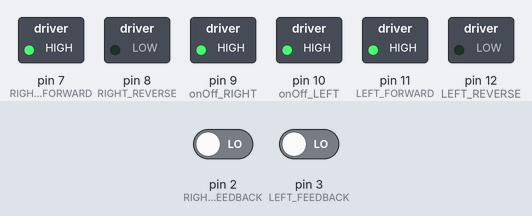
Recording of a sketch running on a simulated Arduino Uno, built with avr-gcc and run on an emulated ATmega328P. On the bench: switched loads named in the sketch (green lamp = pin HIGH). The test bench sets the inputs (shaded band); at power-on: pin 2 (RIGHT_FEEDBACK) LOW, pin 3 (LEFT_FEEDBACK) LOW. At 32.4 s the program stops and its outputs stay as they are.

Above: at 0.1 s.
At 10.6 s:
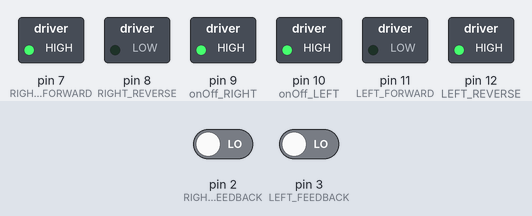
At 18.6 s:
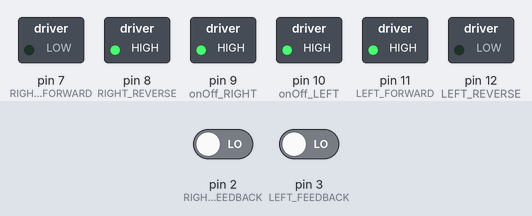
At 31.5 s:
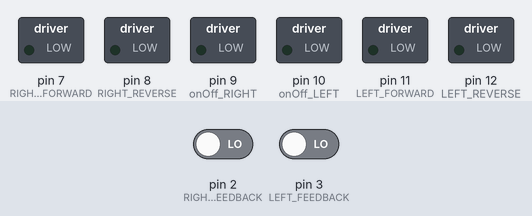
Timing chart, 0 to 33.0 s (numbered marks = the images above):
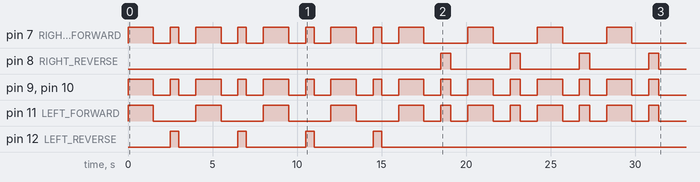

Measured:
- by itself, pin 7 (RIGHT_FORWARD): LOW → HIGH at 0.00 s, → LOW 1.5 s later, → HIGH 1.0 s later, → LOW 0.50 s later, … (24 changes in this stretch)
- by itself, pin 8 (RIGHT_REVERSE): LOW → HIGH at 18.5 s, → LOW 0.60 s later, → HIGH 3.5 s later, → LOW 0.60 s later, … (8 changes in this stretch)
- by itself, pin 9 (onOff_RIGHT), pin 10 (onOff_LEFT): moves between LOW and HIGH, repeating every 4.0 s
- by itself, pin 11 (LEFT_FORWARD): repeats every 4.1 s: HIGH 1.5 s, LOW 1.0 s, HIGH 0.60 s, LOW 1.0 s
- by itself, pin 12 (LEFT_REVERSE): alternates HIGH for 0.50 s and LOW for 3.5 s, 8 changes in all, then stays LOW

The sketch:

story_5_6_7_8.ino
```cpp
// Green
int const LEFT_FORWARD = 11;
int const RIGHT_FORWARD = 7;
// Red
int const LEFT_REVERSE = 12;
int const RIGHT_REVERSE = 8;
// Yellow
int const onOff_LEFT = 10;
int const onOff_RIGHT = 9;

int rotations = 870;

int turnLeftSpeedSlow = 100; //parameters used when turning gradual left
int turnLeftSpeedFast = 250;
int turnRightSpeedSlow = 100; //parameters used when turning gradual right
int turnRightSpeedFast = 250;
int leftSpeed = 100;
int rightSpeed = 100;
int diff; //difference between left and right motor readings

const int RIGHT_FEEDBACK = 2; // Pin numbers on Rover
const int LEFT_FEEDBACK = 3;

volatile int leftcounter = 0; // initiate counter to zero for start
volatile int rightcounter = 0; // counter could always be reset

void setup()
{
  pinMode(LEFT_FORWARD, OUTPUT);
  pinMode(RIGHT_FORWARD, OUTPUT);
  pinMode(LEFT_REVERSE, OUTPUT);
  pinMode(RIGHT_REVERSE, OUTPUT);
  pinMode(onOff_LEFT, OUTPUT);
  pinMode(onOff_RIGHT, OUTPUT);
  Serial.begin(115200);
  attachInterrupt(digitalPinToInterrupt(LEFT_FEEDBACK),LeftMotorISR,RISING);
  attachInterrupt(digitalPinToInterrupt(RIGHT_FEEDBACK),RightMotorISR,RISING);
}

void loop()
{
 story8();
}

void story8()
{
  forwardsAndLeftTurn(1500, 500);
  forwardsAndLeftTurn(1500, 500);
  forwardsAndLeftTurn(1500, 500);
  forwardsAndLeftTurn(1500, 500);
  forwardsAndRightTurn(1500, 600);
  forwardsAndRightTurn(1500, 600);
  forwardsAndRightTurn(1500, 600);
  forwardsAndRightTurn(1500, 600);
  exit(0);
}

void story7()
{
 forwards();
 delay(1500);
 brake();
 delay(1000);
 hard_left(255, 255);//turn 1
 delay(500);
 brake();
 delay(1000);

 forwards();
 delay(1500);
 brake();
 delay(1000);
 hard_left(255, 255);//turn 2
 delay(500);
 brake();
 delay(1000);

 forwards();
 delay(1500);
 brake();
 delay(1000);
 hard_left(255, 255);//turn 3
 delay(500);
 brake();
 delay(1000);

 forwards();
 delay(1500);
 brake();
 delay(1000);
 hard_left(255, 255);//turn 4
 delay(500);
 brake();

 exit(0);
}

void story7_v2()
{
  forwardsAndLeftTurn(1500, 500);
  forwardsAndLeftTurn(1500, 500);
  forwardsAndLeftTurn(1500, 500);
  forwardsAndLeftTurn(1500, 500);
  exit(0);
}

void forwardsAndLeftTurn(int forwardsTime, int turnTime)
{
 forwards();
 delay(forwardsTime);
 brake();
 delay(1000);
 hard_left(255, 255);
 delay(turnTime);
 brake();
 delay(1000);
}

void forwardsAndRightTurn(int forwardsTime, int turnTime)
{
 forwards();
 delay(forwardsTime);
 brake();
 delay(1000);
 hard_right(255, 255);
 delay(turnTime);
 brake();
 delay(1000);
}

void story6() //added print statements to debug, consider smaller sharper turns and reduce speed?
{
  //Serial.println(millis());
  while(millis() < 10000)
  {

    diff = leftcounter - rightcounter;
    if(diff < -2) //if right counter is higher rover is vearing left so needs to correct by turning to right
    {
      gradual_right(); //left motor faster than right motor
      //Serial.println("turning right ");
    }
    else if(diff > 2) //if left counter is higher rover is vearing to right so needs to correct by turning to left
    {
      gradual_left(); //right motor faster than left motor
      //Serial.print("turning left ");
    }
    else
    {
      forwards();
      //Serial.print("going straight ");
    }
  }

  Serial.print("Has reached 10 secs");
  fastBrake();
  delay(1000);
  exit(0);

}

void story6_v2() //changed to controlled_forward with slower speed
{

  while(millis() < 10000)
  {

    diff = leftcounter - rightcounter;
    if(diff < -2) //if right counter is higher rover is vearing left so needs to correct by turning to right
    {
      gradual_right(); //left motor faster than right motor

    }
    else if(diff > 2) //if left counter is higher rover is vearing to right so needs to correct by turning to left
    {
      gradual_left(); //right motor faster than left motor

    }
    else
    {
      forwardControlled(100,100);
    }
  }

  Serial.print("Has reached 10 secs");
  fastBrake();
  delay(1000);
  exit(0);

}

void story6_v3() //delay added on corrections
{

  while(millis() < 10000)
  {

    diff = leftcounter - rightcounter;
    if(diff < -2) //if right counter is higher rover is vearing left so needs to correct by turning to right
    {
      gradual_right(); //left motor faster than right motor
      delay(50);

    }
    else if(diff > 2) //if left counter is higher rover is vearing to right so needs to correct by turning to left
    {
      gradual_left(); //right motor faster than left motor
      delay(50);
    }
    else
    {
      forwardControlled(100,100);
    }
  }

  Serial.print("Has reached 10 secs");
  fastBrake();
  delay(1000);
  exit(0);

}

void story6_v4() //increasing motor speed
{

  while(millis() < 10000)
  {

    diff = leftcounter - rightcounter;
    if(diff < -2) //if right counter is higher, diff is negative and rover is vearing left so needs to correct by turning to right
    {
      leftSpeed = leftSpeed + 10;
      turn(leftSpeed, rightSpeed); //left motor faster than right motor

    }
    else if(diff > 2) //if left counter is higher, diff is positive, rover is vearing to right so needs to correct by turning to left
    {
      rightSpeed = rightSpeed + 10;
      turn(leftSpeed, rightSpeed);
    }
    else
    {
      forwardControlled(100,100);

    }
  }
}

void story6_v5() //increasing motor speed
{
  while(millis() < 10000)
  {
      forwardControlled(150,150);
  }

  Serial.print("Has reached 10 secs");
  fastBrake();
  delay(1000);
  exit(0);
}

void story5()
{
  forwards();
  delay(1000);
  while(millis() < 10000){
    gradual_left();
    delay(2000);
    gradual_right();
    delay(2000);
  }
  Serial.print("Has reached 10 secs");
  fastBrake();
  delay(1000);
  exit(0);
}


void story4()
{
  if(leftcounter >= rotations){
    Serial.print("Left Counter ");
    Serial.println(leftcounter);
    Serial.print("Right Counter ");
    Serial.println(rightcounter);
    Serial.println("Counter has reached 870");
    brake();
    delay(3000);
    exit(0);
  }
  // Just print out the values to show counter operating
  Serial.print("Left Counter ");
  Serial.println(leftcounter);
 // This is printing then a new Line after
  Serial.print("Right Counter ");
  Serial.println(rightcounter);
  forwards();

}

void story3()
{
 forwards();
 delay(5000);
 brake();
 delay(1000);
 reverse();
 delay(2000);
 brake();
 delay(1000);
}

void forwardControlled(int leftMotorSpeed, int rightMotorSpeed) //change this function to accept parameters
{
  analogWrite(onOff_LEFT, leftMotorSpeed);
  analogWrite(onOff_RIGHT, rightMotorSpeed);
  digitalWrite(LEFT_FORWARD, HIGH);
  digitalWrite(RIGHT_FORWARD, HIGH);
  digitalWrite(LEFT_REVERSE, LOW);
  digitalWrite(RIGHT_REVERSE, LOW);

}

void forwards()
{
  digitalWrite(onOff_LEFT, HIGH);
  digitalWrite(onOff_RIGHT, HIGH);
  digitalWrite(LEFT_FORWARD, HIGH);
  digitalWrite(RIGHT_FORWARD, HIGH);
  digitalWrite(LEFT_REVERSE, LOW);
  digitalWrite(RIGHT_REVERSE, LOW);

}

void gradual_right() //change this to turn? add parameter?
{
  analogWrite(onOff_LEFT, turnRightSpeedFast);
  analogWrite(onOff_RIGHT, turnRightSpeedSlow);
  digitalWrite(LEFT_FORWARD, HIGH);
  digitalWrite(RIGHT_FORWARD, HIGH);
  digitalWrite(LEFT_REVERSE, LOW);
  digitalWrite(RIGHT_REVERSE, LOW);
}

void gradual_left() //change this to turn? add parameters?
{
  analogWrite(onOff_LEFT, turnLeftSpeedSlow);
  analogWrite(onOff_RIGHT, turnLeftSpeedFast);
  digitalWrite(LEFT_FORWARD, HIGH);
  digitalWrite(RIGHT_FORWARD, HIGH);
  digitalWrite(LEFT_REVERSE, LOW);
  digitalWrite(RIGHT_REVERSE, LOW);
}

void turn(int leftSpeed, int rightSpeed)
{
  analogWrite(onOff_LEFT, leftSpeed);
  analogWrite(onOff_RIGHT, rightSpeed);
  digitalWrite(LEFT_FORWARD, HIGH);
  digitalWrite(RIGHT_FORWARD, HIGH);
  digitalWrite(LEFT_REVERSE, LOW);
  digitalWrite(RIGHT_REVERSE, LOW);
}

void reverse()
{
  digitalWrite(onOff_RIGHT, HIGH);
  digitalWrite(onOff_LEFT, HIGH);
  digitalWrite(LEFT_FORWARD, LOW);
  digitalWrite(RIGHT_FORWARD, LOW);
  digitalWrite(LEFT_REVERSE, HIGH);
  digitalWrite(RIGHT_REVERSE, HIGH);
}

void brake()
{
  digitalWrite(onOff_LEFT, LOW);
  digitalWrite(onOff_RIGHT, LOW);
  digitalWrite(LEFT_FORWARD, LOW);
  digitalWrite(RIGHT_FORWARD, LOW);
  digitalWrite(LEFT_REVERSE, LOW);
  digitalWrite(RIGHT_REVERSE, LOW);
}

void fastBrake()
{
  digitalWrite(onOff_LEFT, HIGH);
  digitalWrite(onOff_RIGHT, HIGH);
  digitalWrite(LEFT_FORWARD, LOW);
  digitalWrite(RIGHT_FORWARD, LOW);
  digitalWrite(LEFT_REVERSE, LOW);
  digitalWrite(RIGHT_REVERSE, LOW);
}

void hard_right(int leftSpeed, int rightSpeed) //add parameter?
{
  analogWrite(onOff_LEFT, leftSpeed);
  analogWrite(onOff_RIGHT, rightSpeed);
  digitalWrite(LEFT_FORWARD, HIGH);
  digitalWrite(RIGHT_FORWARD, LOW);
  digitalWrite(LEFT_REVERSE, LOW);
  digitalWrite(RIGHT_REVERSE, HIGH);
}


void hard_left(int leftSpeed, int rightSpeed) //add parameters?
{
  analogWrite(onOff_LEFT, leftSpeed);
  analogWrite(onOff_RIGHT, rightSpeed);
  digitalWrite(LEFT_FORWARD, LOW);
  digitalWrite(RIGHT_FORWARD, HIGH);
  digitalWrite(LEFT_REVERSE, HIGH);
  digitalWrite(RIGHT_REVERSE, LOW);
}

void LeftMotorISR(){
// adds one to the counter on each motor revolution
leftcounter++;
}

void RightMotorISR(){
// adds one to the counter on each motor revolution
rightcounter++;
}
```
